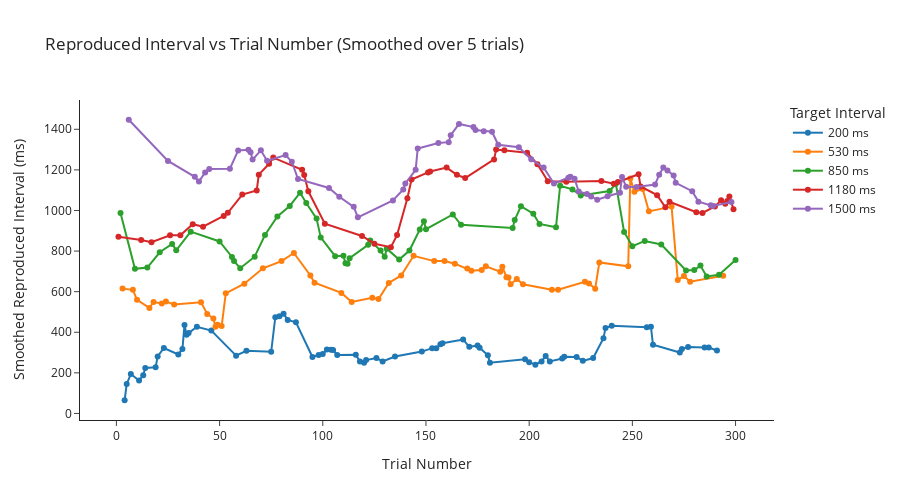

The cell this chart's notebook holds for it:
### Markdown cell above
# Reported Interval vs Trial number in session

### Code cell
# Filter and clean
go_df = df[df['phase'] == 'go'].copy()
go_df.dropna(subset=['target_interval', 'reproduced_interval'], inplace=True)
go_df['target_interval'] = pd.to_numeric(go_df['target_interval'], errors='coerce')
go_df['reproduced_interval'] = pd.to_numeric(go_df['reproduced_interval'], errors='coerce')

# Add a trial number column
go_df['trial_number'] = range(1, len(go_df) + 1)

# Set smoothing window
N = 5  # Number of trials to smooth over

# Get unique target intervals
target_intervals = sorted(go_df['target_interval'].unique())

# Plot
fig = go.Figure()

for ti in target_intervals:
    subset = go_df[go_df['target_interval'] == ti].copy()
    subset['smoothed'] = subset['reproduced_interval'].rolling(window=N, min_periods=1).mean()

    fig.add_trace(go.Scatter(
        x=subset['trial_number'],
        y=subset['smoothed'],
        mode='lines+markers',
        name=f'{int(ti)} ms',
        marker=dict(size=6),
        line=dict(width=2),
    ))

# Layout
fig.update_layout(
    title=f'Reproduced Interval vs Trial Number (Smoothed over {N} trials)',
    xaxis_title='Trial Number',
    yaxis_title='Smoothed Reproduced Interval (ms)',
    legend_title='Target Interval',
    template='simple_white',
    width=900,
    height=500
)

fig.show()

### Figure 1 — Plotly figure (JSON) as saved in the notebook; plotly's stock layout.template omitted (floating-point values rounded to 4 significant figures)
{"data": [{"line": {"width": 2}, "marker": {"size": 6}, "mode": "lines+markers", "name": "200 ms", "type": "scatter", "x": [4, 5, 7, 11, 13, 14, 19, 20, 23, 30, 32, 33, 34, 35, 39, 46, 58, 63, 75, 77, 79, 81, 83, 87, 95, 98, 100, 102, 104, 105, 107, 116, 118, 120, 121, 126, 129, 135, 148, 153, 155, 157, 158, 168, 171, 175, 176, 180, 181, 198, 200, 203, 206, 208, 210, 216, 217, 223, 226, 231, 236, 237, 240, 257, 259, 260, 273, 274, 277, 285, 287, 291], "y": [65, 145.5, 194, 162.2, 188.6, 223.8, 227.2, 281, 322.6, 290.6, 317, 436, 388.2, 396.4, 427.2, 408.2, 284.8, 309, 303.6, 474.2, 479, 491.6, 460.8, 449.2, 278, 288, 292.8, 315.2, 314.2, 312.2, 288.2, 288.6, 256.2, 249.6, 263, 272.6, 256.2, 280.8, 304.8, 321.8, 321.8, 341, 346, 364.4, 328.2, 334.4, 323.2, 286.6, 249.8, 266.8, 252.4, 240.4, 256.4, 283.6, 256.2, 270.8, 279, 278, 259, 272.8, 370.6, 421.4, 432, 424.6, 427.2, 338.4, 300, 317.4, 327, 325.2, 325.2, 309.8]}, {"line": {"width": 2}, "marker": {"size": 6}, "mode": "lines+markers", "name": "530 ms", "type": "scatter", "x": [3, 8, 10, 16, 18, 22, 24, 28, 41, 44, 47, 48, 49, 51, 53, 62, 71, 80, 86, 94, 96, 109, 114, 124, 127, 132, 138, 144, 154, 159, 164, 170, 172, 177, 179, 186, 187, 189, 190, 191, 194, 197, 211, 214, 227, 229, 232, 234, 248, 249, 251, 255, 258, 269, 272, 275, 278, 294], "y": [615, 609, 559.7, 519.8, 549, 542, 551.6, 536.8, 547.6, 490.2, 467.8, 426.6, 437, 430.4, 592, 639, 715, 750.8, 790.6, 680, 644.4, 594, 549.6, 569.6, 563.4, 643.2, 680, 776.8, 750.6, 751.2, 737.8, 713.6, 703.6, 706.8, 724.6, 698.6, 723, 671.2, 669.6, 636.6, 662.2, 636.6, 609.4, 609.4, 648.4, 640.4, 614.6, 743.8, 725.2, 1158, 1092, 1105.0, 995.6, 1019, 658, 676.8, 648.8, 678.2]}, {"line": {"width": 2}, "marker": {"size": 6}, "mode": "lines+markers", "name": "850 ms", "type": "scatter", "x": [2, 9, 15, 21, 27, 29, 36, 50, 56, 57, 60, 67, 72, 78, 84, 89, 92, 97, 99, 106, 110, 111, 112, 113, 122, 123, 128, 130, 131, 137, 142, 147, 149, 150, 163, 167, 192, 193, 196, 202, 205, 213, 215, 221, 225, 239, 242, 246, 250, 256, 264, 276, 280, 283, 286, 292, 300], "y": [987, 712.5, 718.7, 794, 834.8, 803.6, 895.6, 847.4, 770.8, 750.6, 715.8, 772.4, 879.4, 970.6, 1022.0, 1088.0, 1037.0, 960, 867.2, 774.6, 776.6, 739.6, 737, 765.2, 831, 852, 802.2, 771.8, 811.8, 758.2, 802.6, 906.8, 947.4, 908, 980.4, 929.2, 914.2, 953.2, 1021.0, 984.4, 933.8, 917.2, 1122.0, 1104.0, 1074.0, 1096.0, 1132.0, 894.2, 824, 850, 832.6, 704, 706.6, 728.4, 674.8, 683.4, 756.2]}, {"line": {"width": 2}, "marker": {"size": 6}, "mode": "lines+markers", "name": "1180 ms", "type": "scatter", "x": [1, 12, 17, 26, 31, 37, 42, 52, 54, 61, 68, 69, 74, 76, 90, 91, 93, 101, 119, 125, 133, 136, 141, 143, 151, 152, 160, 165, 169, 183, 184, 188, 199, 204, 209, 218, 235, 241, 243, 253, 254, 262, 266, 268, 281, 284, 290, 293, 295, 296, 297, 299], "y": [870, 855, 844, 877.5, 878.2, 932.6, 920.4, 973.2, 988.8, 1078.0, 1099.0, 1177.0, 1230, 1260.0, 1200.0, 1175.0, 1095.0, 934.4, 874.4, 836.2, 819.4, 878.6, 1060.0, 1153.0, 1187.0, 1192.0, 1211.0, 1176.0, 1160.0, 1252.0, 1300.0, 1296.0, 1285.0, 1228.0, 1145.0, 1142.0, 1145, 1132.0, 1140.0, 1179.0, 1118.0, 1076.0, 1016.0, 1043.0, 991.6, 987.6, 1020.0, 1050.0, 1033, 1047.0, 1069, 1006.0]}, {"line": {"width": 2}, "marker": {"size": 6}, "mode": "lines+markers", "name": "1500 ms", "type": "scatter", "x": [6, 25, 38, 40, 43, 45, 55, 59, 64, 65, 66, 70, 73, 82, 85, 88, 103, 108, 115, 117, 134, 139, 140, 145, 146, 156, 161, 162, 166, 173, 174, 178, 182, 185, 195, 201, 207, 212, 219, 220, 222, 224, 228, 230, 233, 238, 244, 245, 247, 252, 261, 263, 265, 267, 270, 271, 279, 282, 288, 289, 298], "y": [1447, 1244, 1166, 1142.0, 1187.0, 1204.0, 1206.0, 1296, 1300.0, 1286.0, 1251.0, 1296.0, 1245.0, 1273.0, 1240.0, 1155, 1111, 1068.0, 1018.0, 966.2, 1049.0, 1103.0, 1133.0, 1200.0, 1305, 1333.0, 1337.0, 1371.0, 1426.0, 1411.0, 1397.0, 1391.0, 1388, 1324.0, 1312.0, 1252.0, 1211.0, 1132.0, 1162.0, 1167.0, 1156, 1094.0, 1081.0, 1069, 1053.0, 1070.0, 1088.0, 1164.0, 1117.0, 1116.0, 1128.0, 1177.0, 1212, 1197.0, 1173.0, 1136.0, 1095.0, 1044.0, 1025.0, 1022.0, 1042.0]}], "layout": {"height": 500, "legend": {"title": {"text": "Target Interval"}}, "title": {"text": "Reproduced Interval vs Trial Number (Smoothed over 5 trials)"}, "width": 900, "xaxis": {"title": {"text": "Trial Number"}}, "yaxis": {"title": {"text": "Smoothed Reproduced Interval (ms)"}}}}
